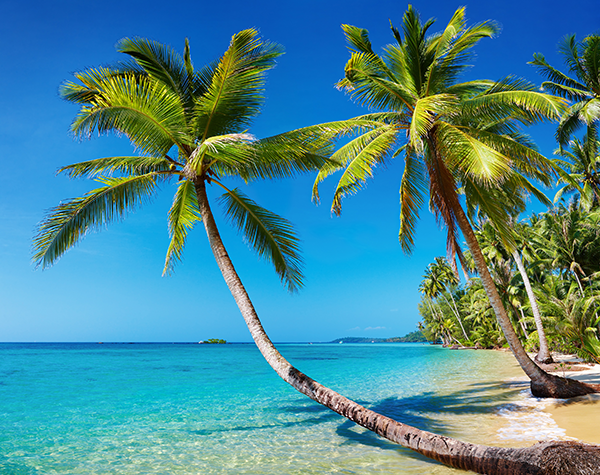
#> input picture 01-image-histograms/beach.png, 600 x 475 px
$ python low_contrast_image.py --input ../01-image-histograms
#> lines starting #> are read from the running program, lines starting #| are printed output that depends on the picture; after the words box and inside, x2 and y2 are one past the last pixel; in counts of white or black regions, pixels touching at a corner belong together
from skimage.exposure import is_low_contrast
from imutils.paths import list_images
import argparse
import imutils
import cv2

# construct the argument parser and parse the arguments
ap = argparse.ArgumentParser()
ap.add_argument("-i", "--input", required=True, help="path to input directory of images")
ap.add_argument("-t", "--thresh", type=float, default=0.35, help="threshold for low contrast")
args = vars(ap.parse_args())

# grab the paths to the input images
imagePaths = sorted(list(list_images(args["input"])))

# loop over the image paths
for (i, imagePath) in enumerate(imagePaths):
    # load the image, convert it to grayscale, and compute the
    # difference image
    image = cv2.imread(imagePath)
#> image is the input picture: shape (475, 600, 3); mean B, G, R 148.4, 136.5, 73.3
    image = imutils.resize(image, width=500)
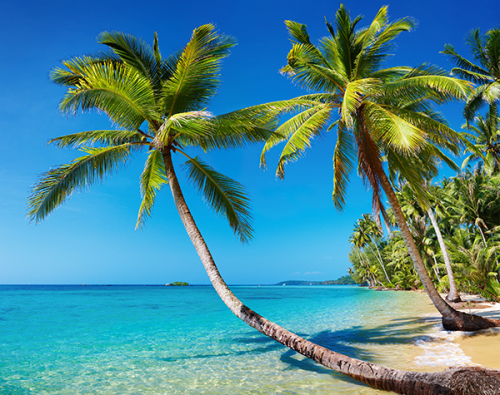
#> image: shape (395, 500, 3); mean B, G, R 148.4, 136.5, 73.3
    gray = cv2.cvtColor(image, cv2.COLOR_BGR2GRAY)
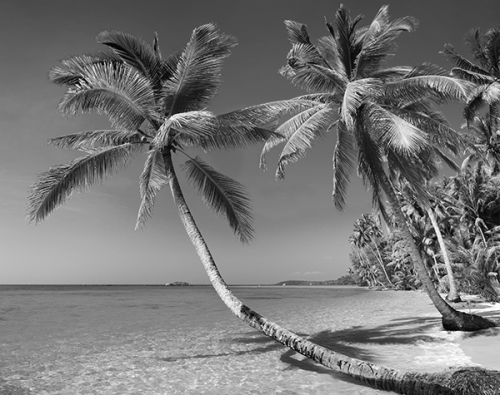
#> gray: shape (395, 500); min 0, max 255, mean 118.9

    # blur image and perform edge detection
    blurred = cv2.GaussianBlur(gray, (5, 5), 0)
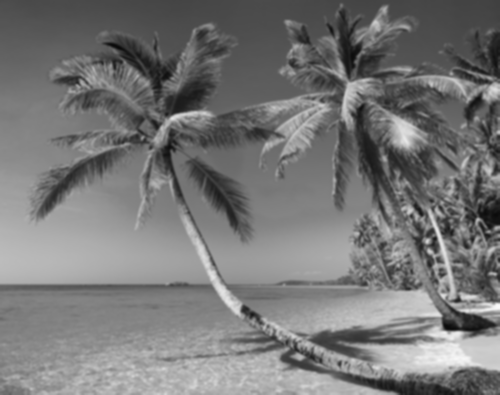
#> blurred: shape (395, 500); min 10, max 250, mean 118.9
    edged = cv2.Canny(blurred, 30, 150)
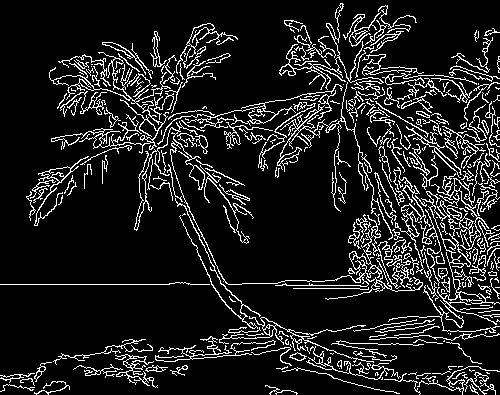
#> edged: shape (395, 500); 12% white in thin lines or dots

    # initialize the text and color to indicate that the input image is not low contrast
    text = "Not Low Contrast"
    color = (0, 255, 0)

    # check to see if the image is low contrast
    if is_low_contrast(gray, fraction_threshold=args["thresh"]):
        # update the text and color
        text = "Low Contrast"
        color = (0, 0, 255)
    # otherwise, the image is not low contrast, so we can continue processing it
    else:
        # find contours in the edge map and find the largest one
        # which will be assume is the outline of our color correction
        cnts = cv2.findContours(edged.copy(), cv2.RETR_EXTERNAL, cv2.CHAIN_APPROX_SIMPLE)
#> cnts = 304 contours, 226 with area under 20; largest, box (x1, y1, x2, y2) and area: (388, 173, 500, 333) 1744, (134, 121, 423, 300) 1160, (49, 52, 171, 154) 474, (277, 82, 393, 240) 424, (34, 156, 89, 226) 292
        cnts = imutils.grab_contours(cnts)
        c = max(cnts, key=cv2.contourArea)
#> c = contour of 1125 points, box (x1, y1, x2, y2) (388, 173, 500, 333), area 1744

        # draw the contour on the image
        cv2.drawContours(image, [c], -1, (0, 255, 0), 2)

    # draw the text and bounding box on the image
    cv2.putText(image, text, (5, 25), cv2.FONT_HERSHEY_SIMPLEX, 0.8, color, 2)
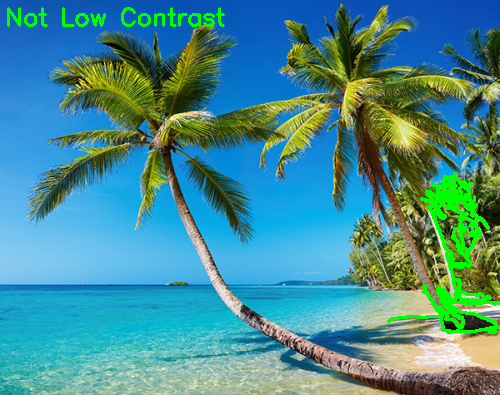
#> image: shape (395, 500, 3); mean B, G, R 145.3, 140.5, 70.5

    # show the output image and edge map
    cv2.imshow("Image", image)
    cv2.imshow("Edge Map", edged)
    cv2.waitKey(0)
